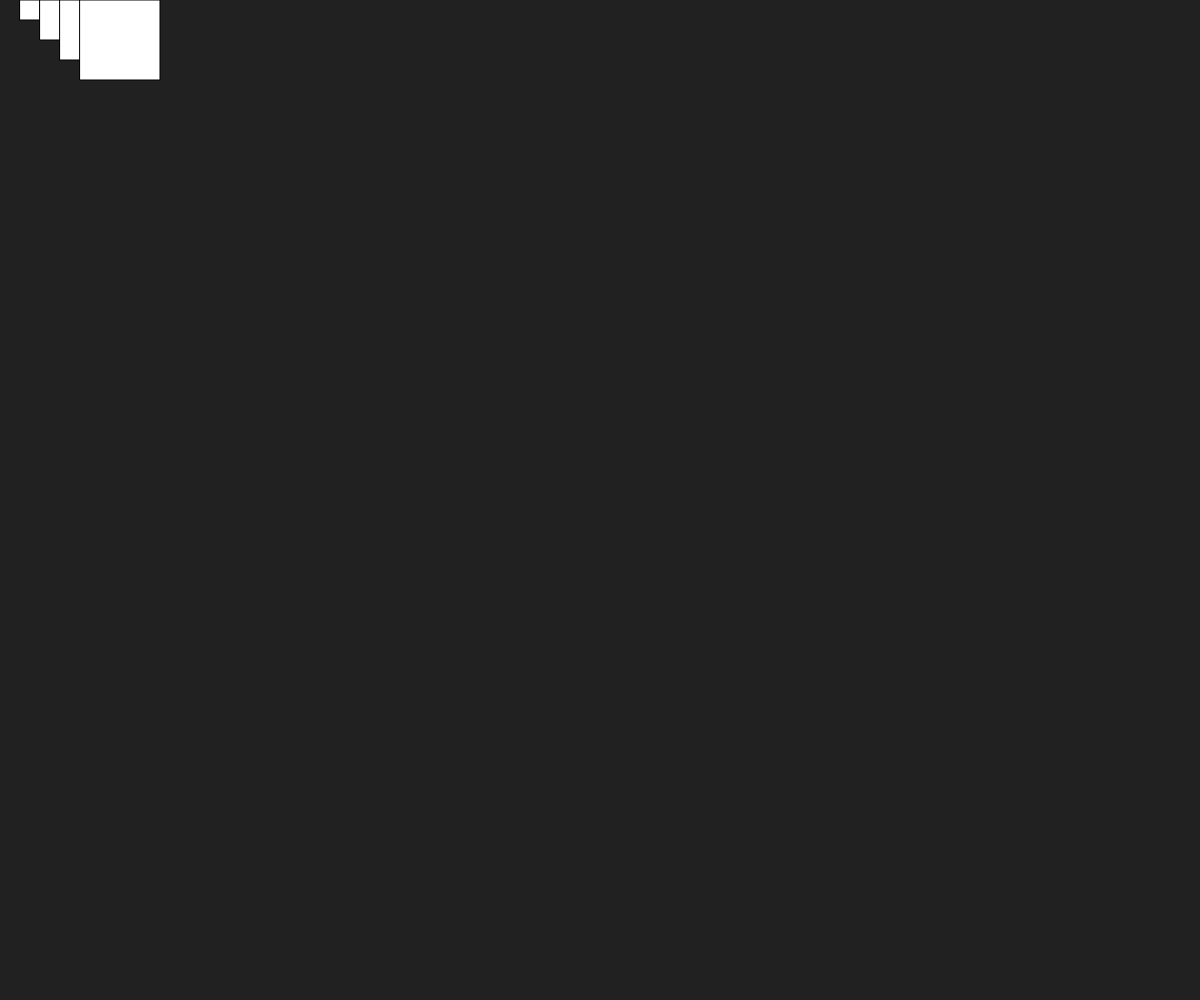
Frame 1 (no input)
Frame 2 (the mouse pressed at the canvas centre, redrawn once): identical to frame 1, image omitted

The p5.js sketch that drew this single still picture (run headless with seeded random() and noise() and a simulated clock; the mouse was pressed at the canvas centre and the sketch redrawn once):

// p5.js sketch
// ── sketch.js
"use strict";
//==========
// p5.js
// Original code link:
// ***

function setup(){
	createCanvas(windowWidth, windowHeight);
	noLoop();
	background(33);
}

function draw(){
	background(33);

	fill(255);

	//==========
	// for文の書き方
	// for(初期化; 繰り返し条件; 後処理){処理}
	// 初期化      -> 最初に1度だ実行される
	// 繰り返し条件 -> 処理をするかどうかを判定
	// 後処理      -> 処理後、1回に実行される

	// どういう風に動くのか。。。!?
	// 1,初期化 -> 2,繰り返し条件 -> 3,処理 -> 4,後処理 -> 2に戻る!!
	//                  L x, 条件に合わなければ終了!!

	// 横に...
	// aが0, 1, 2, 3, 4の時に実行される(計5回処理)
	// 初期化      -> let a=0;
	// 繰り返し条件 -> a<5;
	// 後処理      -> a++
	for(let a=0; a<5; a++){
		rect(20*a, 0, 20*a);
	}
	/*
	// 縦に...
	// bが0, 1, 2の時に実行される(計3回処理)
	// 初期化      -> let b=0;
	// 繰り返し条件 -> b<3;
	// 後処理      -> b++
	for(let b=0; b<3; b++){
		rect(0, 20*b, 20);
	}

	// 斜めに...
	// iが0, 1, 2, 3の時に実行される(計4回処理)
	// 初期化      -> let i=0;
	// 繰り返し条件 -> i<4;
	// 後処理      -> i++
	for(let i=0; i<4; i++){
		rect(20*i, 20*i, 20);
	}

	//==========
	// 格子状に...(これができたらムスカになれるっっ!!)
	// aが0, 1, 2, 3, 4の時に実行される(計5回処理)
	for(let a=0; a<5; a++){
		// bが0, 1, 2, 3, 4の時に実行される(計5回処理)
		for(let b=0; b<5; b++){
			rect(a*30, b*30, 30);// (5 x 5)回処理される事に!!
		}
	}
	*/
}
